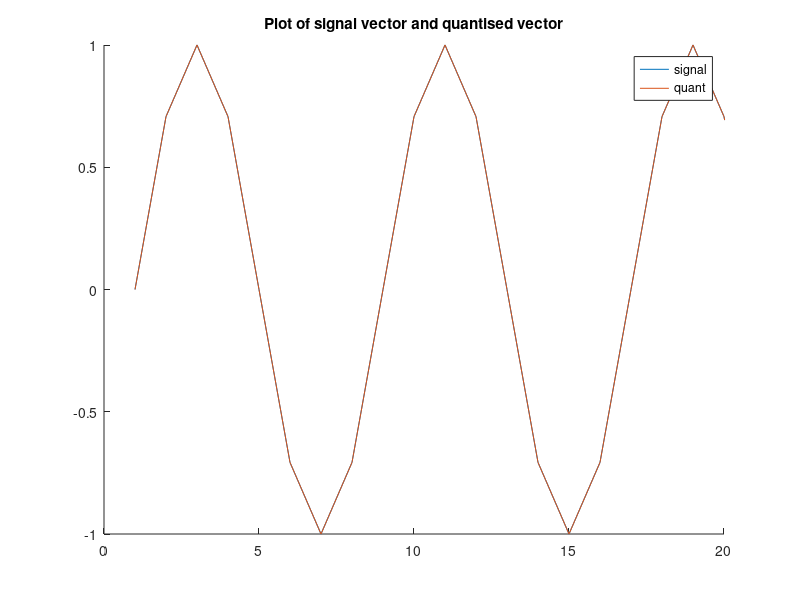
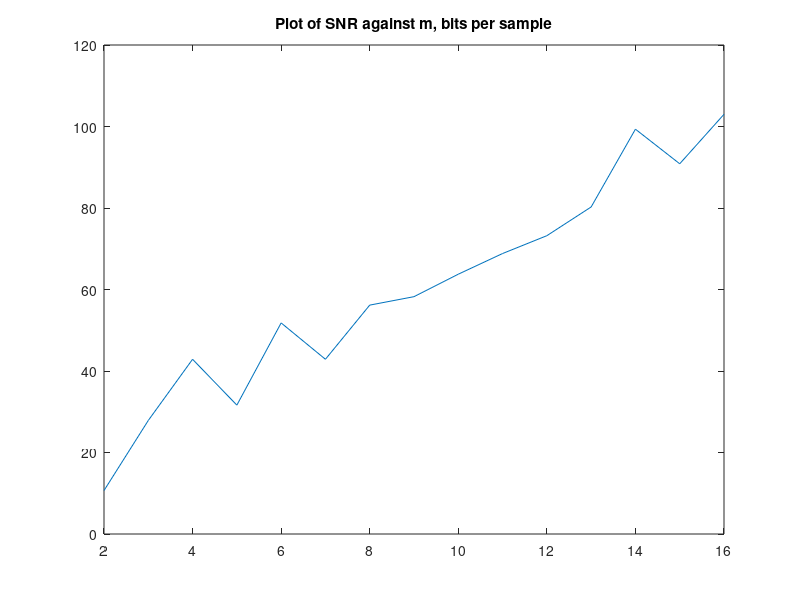

MATLAB code for these plots, in order:
clear all; close all; clc;
format short
format compact
%% Midtread vs midrise
%{
- Midrise output is more even, has lowest error for input levels at delta/2,
and largest error for input levels at delta.
- Midtread has lowest error for input levels at delta, and largest error
for input levels at delta/2
%}

%% Vector that represents time-varying sinusoid
    testFrequency           = 1e3;                  % 1kHz
    sampleFrequency         = testFrequency*8;      % sampling at 8kHz (greater than Nyquist rate)
    samplePeriod            = 1/sampleFrequency;
    amplitude               = 1;
    duration                = 2;

    samples                 = sampleFrequency * duration;
    timeVector              = (0:samples-1) * samplePeriod;
    signalVector            = amplitude * sin(2*pi * testFrequency * timeVector);
    figure
    hold on
    plot(signalVector)

%% SNR as a function of m (bits per sample)
    count = 1;
    bpsVector = 2:16; % bits per sample vector
    SNRVector = zeros(size(bpsVector));

    for m=bpsVector(1):bpsVector(end)
        levels              = 2^m-1; % odd number of levels
        quantVector         = 2*round(signalVector*(levels-1)/2) / (levels-1); % midtread quantiser
        quantNoiseVector    = signalVector - quantVector;
        Ps                  = 1/length(signalVector) * sum(signalVector.^2);
        Pn                  = 1/length(quantNoiseVector) * sum(quantNoiseVector.^2);
        SNR_calc            = 10*log10(Ps / Pn); % convert to dB
        SNRVector(count)    = SNR_calc; % ensure our indices start from 1
        count               = count + 1;
    end

%% Result
    % uncomment this to play sound
    %sound(quantVector,sampleFrequency)

    plot(quantVector)
    axis([0 20 -1 1])
    hold off
    title('Plot of signal vector and quantised vector')
    legend('signal','quant')

    figure
    plot(bpsVector,SNRVector)
    title('Plot of SNR against m, bits per sample')

    % assume a line of best fit through SNR oops
    coefficients = polyfit(2:16, SNRVector, 1);
    slope = coefficients(1);
